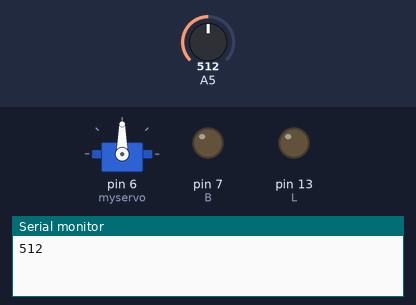
A sketch run on a simulated Arduino Uno, built with avr-gcc and run on an emulated ATmega328P. On the bench: servo, output pins drawn as LEDs (lit = HIGH), the last lines printed to the serial monitor. The inputs (shaded band) are chosen by the test bench; at power-on: A5 = 512. The modem accepts every AT command (registered, SIM ready, sends succeed) and sends nothing else.

Above: at 1.2 s.
1.3 s: A5 set to 362
4.6 s: A5 set to 343
At 7.3 s:
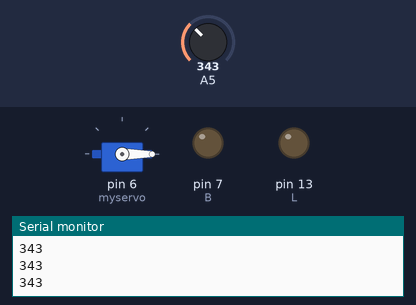
8.0 s: A5 set to 360
At 12.0 s:
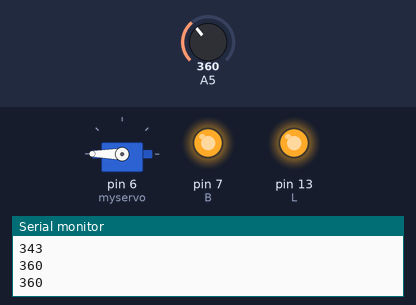
12.6 s: A5 set to 340
At 15.5 s:
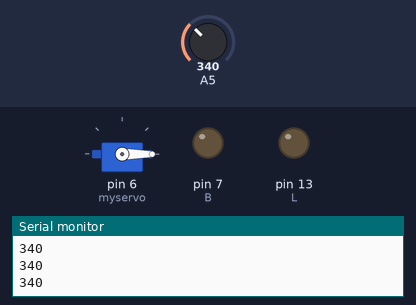
Timing chart, 0 to 17.0 s (numbered marks = the images above; inputs shaded):
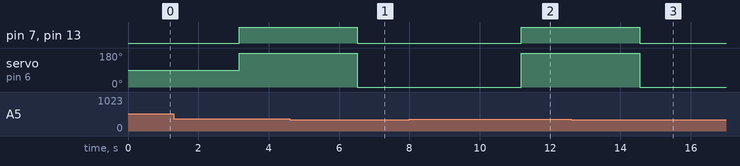

Measured:
- the behaviour switches between 350 and 349 on A5 (found by bisection; images 0 and 1)
- after the input at 4.6 s, pin 7 (B), pin 13 (L): HIGH → LOW after 1.9 s; servo on pin 6 (myservo): 180° → 0° after 1.9 s
- after the input at 8.0 s, pin 7 (B), pin 13 (L): LOW → HIGH after 3.2 s; servo on pin 6 (myservo): 0° → 180° after 3.2 s
- after the input at 12.6 s, pin 7 (B), pin 13 (L): HIGH → LOW after 1.9 s; servo on pin 6 (myservo): 180° → 0° after 1.9 s

The sketch:

FINAL_1.ino
```cpp
#include <Servo.h>
#include <SoftwareSerial.h>
SoftwareSerial mySerial(9, 10);
Servo myservo;
int gaslevel,val;
#define L 13
#define B 7
void setup() {
  mySerial.begin(9600);   // Setting the baud rate of GSM Module
  Serial.begin(9600);
  myservo.attach(6);
  pinMode(A5,INPUT);
  pinMode(L,OUTPUT);
  pinMode(B,OUTPUT);

}


void loop() {

  gaslevel=analogRead(A5);
  Serial.println(analogRead(A5));

  if(gaslevel >= 350 )
  {      SendMessage();
         digitalWrite(L,HIGH);//red led is on
         digitalWrite(B,HIGH);//buzzer is on
         myservo.write(180);
         delay(100);

  }
  else
  {      digitalWrite(L,LOW);//red led is off
         digitalWrite(B,LOW);//buzzer is off
         myservo.write(0);
         delay(100);
   }

}

void SendMessage()
{
  mySerial.println("AT+CMGF=1");    //Sets the GSM Module in Text Mode
  delay(1000);  // Delay of 1000 milli seconds or 1 second
  mySerial.println("AT+CMGS=\"+919028095540\"\r"); // Replace x with mobile number
  delay(1000);
  mySerial.println("Fire Alert !! ");// The SMS text you want to send
  delay(100);
   mySerial.println((char)26);// ASCII code of CTRL+Z
  delay(1000);
}
```
